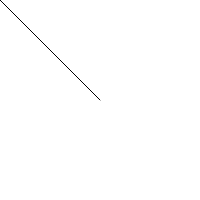
Frame 1 (no input)
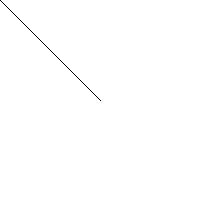
Frame 60 (no input)
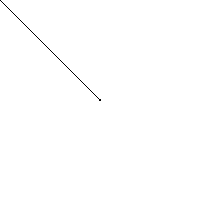
Frame 120 (the mouse pressed at the canvas centre since frame 60)

The p5.js sketch that drew these frames (run headless with seeded random() and noise() and a simulated clock; from frame 60 on, the mouse is pressed at the canvas centre):

// p5.js sketch
// ── sketch.js
function setup() {
    createCanvas(200,200)

}

function draw () {
    mousee = createVector(mouseX,mouseY)
    vectorr = createVector(width/2,height/2)

    mousee.sub(vectorr)

    translate(width/2, height/2)
    line (0,0,mousee.x,mousee.y)
}
